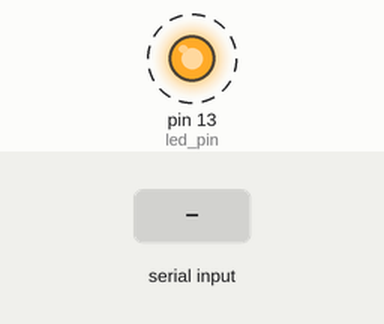
The sketch below on a simulated Arduino Uno, built with avr-gcc and run on an emulated ATmega328P. Shown: output pins drawn as LEDs (lit = HIGH). Dashed ring = blinking. Inputs (shaded band) come from the test bench. What the sketch prints to the serial monitor is not drawn.

Above: at 1.2 s.
1.3 s: "T" received over Serial
Timing chart, 0 to 9.5 s (numbered marks = the images above; inputs shaded):
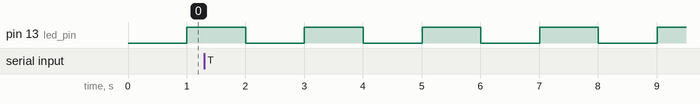

The sketch:

blinkToSerial.pde
```cpp
const int led_pin = 13;         // LED connected to digital pin 13
const long interval = 1000;     // interval at which to blink (milliseconds)

int value = LOW;                // previous value of the LED
long previous_millis = 0;       // will store last time LED was updated
int incoming_byte;              // wille store received data

void setup()
{
  pinMode(led_pin, OUTPUT);
  Serial.begin(9600);
}

void loop()
{
  if (millis() - previous_millis > interval)
  {
    previous_millis = millis();   // remember the last time we blinked the LED

    // if the LED is off turn it on and vice-versa.
    if (value == LOW)
    {
      value = HIGH;
      Serial.print('H', BYTE);
    }
    else//value is HIGH
    {
      value = LOW;
      Serial.print('L', BYTE);
    }

    digitalWrite(led_pin, value);
  }

  if (Serial.available() > 0)
  {
    incoming_byte = Serial.read();
    if (incoming_byte == 'T')
      Serial.print('T', BYTE);
  }
}
```

Measured:
- by itself, pin 13 (led_pin): alternates HIGH for 1.0 s and LOW for 1.0 s
